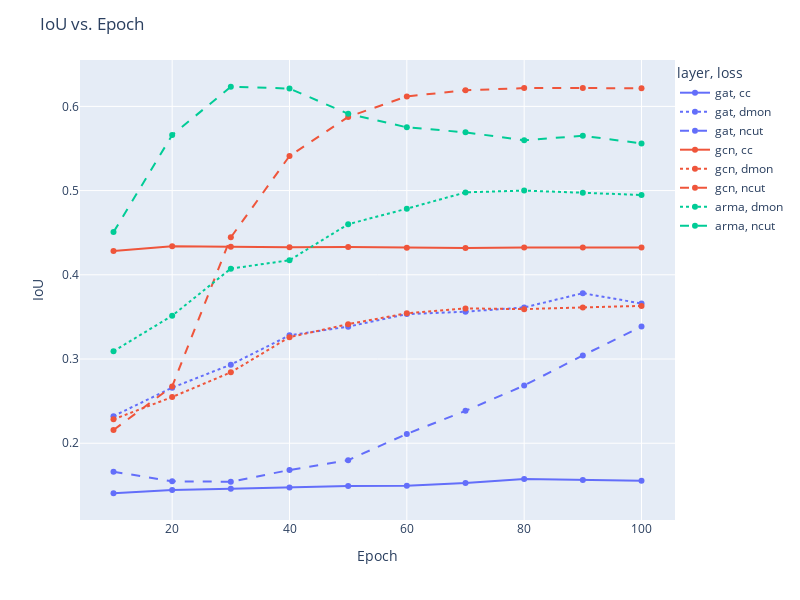

The notebook cell saved with this chart:
### Markdown cell above
- IoU Metric by epoch

### Code cell
data = results.groupby(['loss','layer','epoch']).mean(numeric_only=True).reset_index()

fig = px.line(
    data,
    x='epoch',
    y='iou',
    color='layer',       # Corresponds to 'hue' in Seaborn
    line_dash='loss',    # Corresponds to 'style' in Seaborn
    markers=True         # Adds markers for data points
)

# Update legend position
fig.update_layout(
    width=800,  # Set figure width (in pixels)
    height=600, # Set figure height (in pixels)
    legend=dict(
        x=1,  # Adjust the x position
        y=1,  # Adjust the y position
        xanchor='left',
        yanchor='top'
    ),
    title="IoU vs. Epoch",
    xaxis_title="Epoch",
    yaxis_title="IoU",
)

### Figure 1 — Plotly figure (JSON) as saved in the notebook; plotly's stock layout.template omitted (floating-point values rounded to 4 significant figures)
{"data": [{"hovertemplate": "layer=gat<br>loss=cc<br>epoch=%{x}<br>iou=%{y}<extra></extra>", "legendgroup": "gat, cc", "line": {"color": "#636efa", "dash": "solid"}, "marker": {"symbol": "circle"}, "mode": "lines+markers", "name": "gat, cc", "orientation": "v", "showlegend": true, "type": "scatter", "x": [10, 20, 30, 40, 50, 60, 70, 80, 90, 100], "xaxis": "x", "y": [0.1406, 0.1445, 0.146, 0.1476, 0.1494, 0.1496, 0.1528, 0.1575, 0.1563, 0.1553], "yaxis": "y"}, {"hovertemplate": "layer=gat<br>loss=dmon<br>epoch=%{x}<br>iou=%{y}<extra></extra>", "legendgroup": "gat, dmon", "line": {"color": "#636efa", "dash": "dot"}, "marker": {"symbol": "circle"}, "mode": "lines+markers", "name": "gat, dmon", "orientation": "v", "showlegend": true, "type": "scatter", "x": [10, 20, 30, 40, 50, 60, 70, 80, 90, 100], "xaxis": "x", "y": [0.2322, 0.266, 0.2933, 0.3281, 0.3384, 0.3534, 0.3563, 0.3612, 0.3782, 0.3659], "yaxis": "y"}, {"hovertemplate": "layer=gat<br>loss=ncut<br>epoch=%{x}<br>iou=%{y}<extra></extra>", "legendgroup": "gat, ncut", "line": {"color": "#636efa", "dash": "dash"}, "marker": {"symbol": "circle"}, "mode": "lines+markers", "name": "gat, ncut", "orientation": "v", "showlegend": true, "type": "scatter", "x": [10, 20, 30, 40, 50, 60, 70, 80, 90, 100], "xaxis": "x", "y": [0.1662, 0.1548, 0.1543, 0.1682, 0.1799, 0.2111, 0.2385, 0.2686, 0.3043, 0.3385], "yaxis": "y"}, {"hovertemplate": "layer=gcn<br>loss=cc<br>epoch=%{x}<br>iou=%{y}<extra></extra>", "legendgroup": "gcn, cc", "line": {"color": "#EF553B", "dash": "solid"}, "marker": {"symbol": "circle"}, "mode": "lines+markers", "name": "gcn, cc", "orientation": "v", "showlegend": true, "type": "scatter", "x": [10, 20, 30, 40, 50, 60, 70, 80, 90, 100], "xaxis": "x", "y": [0.4283, 0.4338, 0.4333, 0.4326, 0.4329, 0.4323, 0.4317, 0.4323, 0.4326, 0.4325], "yaxis": "y"}, {"hovertemplate": "layer=gcn<br>loss=dmon<br>epoch=%{x}<br>iou=%{y}<extra></extra>", "legendgroup": "gcn, dmon", "line": {"color": "#EF553B", "dash": "dot"}, "marker": {"symbol": "circle"}, "mode": "lines+markers", "name": "gcn, dmon", "orientation": "v", "showlegend": true, "type": "scatter", "x": [10, 20, 30, 40, 50, 60, 70, 80, 90, 100], "xaxis": "x", "y": [0.2284, 0.2549, 0.2842, 0.326, 0.3414, 0.3543, 0.3601, 0.3593, 0.3613, 0.3631], "yaxis": "y"}, {"hovertemplate": "layer=gcn<br>loss=ncut<br>epoch=%{x}<br>iou=%{y}<extra></extra>", "legendgroup": "gcn, ncut", "line": {"color": "#EF553B", "dash": "dash"}, "marker": {"symbol": "circle"}, "mode": "lines+markers", "name": "gcn, ncut", "orientation": "v", "showlegend": true, "type": "scatter", "x": [10, 20, 30, 40, 50, 60, 70, 80, 90, 100], "xaxis": "x", "y": [0.2157, 0.2675, 0.4445, 0.5411, 0.5875, 0.6119, 0.6192, 0.6217, 0.6219, 0.6214], "yaxis": "y"}, {"hovertemplate": "layer=arma<br>loss=dmon<br>epoch=%{x}<br>iou=%{y}<extra></extra>", "legendgroup": "arma, dmon", "line": {"color": "#00cc96", "dash": "dot"}, "marker": {"symbol": "circle"}, "mode": "lines+markers", "name": "arma, dmon", "orientation": "v", "showlegend": true, "type": "scatter", "x": [10, 20, 30, 40, 50, 60, 70, 80, 90, 100], "xaxis": "x", "y": [0.3093, 0.3515, 0.4073, 0.4173, 0.4601, 0.4785, 0.4979, 0.5, 0.4974, 0.4948], "yaxis": "y"}, {"hovertemplate": "layer=arma<br>loss=ncut<br>epoch=%{x}<br>iou=%{y}<extra></extra>", "legendgroup": "arma, ncut", "line": {"color": "#00cc96", "dash": "dash"}, "marker": {"symbol": "circle"}, "mode": "lines+markers", "name": "arma, ncut", "orientation": "v", "showlegend": true, "type": "scatter", "x": [10, 20, 30, 40, 50, 60, 70, 80, 90, 100], "xaxis": "x", "y": [0.4507, 0.566, 0.6233, 0.6212, 0.5912, 0.5751, 0.5692, 0.5597, 0.5652, 0.5559], "yaxis": "y"}], "layout": {"height": 600, "legend": {"title": {"text": "layer, loss"}, "tracegroupgap": 0, "x": 1, "xanchor": "left", "y": 1, "yanchor": "top"}, "margin": {"t": 60}, "title": {"text": "IoU vs. Epoch"}, "width": 800, "xaxis": {"anchor": "y", "domain": [0, 1], "title": {"text": "Epoch"}}, "yaxis": {"anchor": "x", "domain": [0, 1], "title": {"text": "IoU"}}}}
